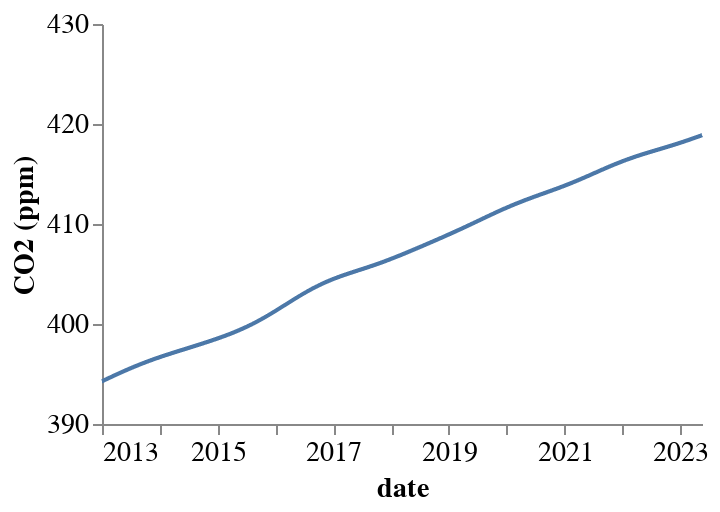

Write notebook code for a chart like this one.
### Markdown cell above
Evolution of the CO2 concentration in the atmosphere.

### Code cell
# | column: page
import pandas as pd
import altair as alt

df = pd.read_parquet("../data/climate_co2_global_trend.parquet")
df["date"] = pd.to_datetime(df["date"])

# Altair interactive line plot

c = (
    alt.Chart(df)
    .mark_line()
    .encode(
        x="date:T",
        y=alt.Y("trend:Q", scale=alt.Scale(domain=[390, 430]), title="CO2 (ppm)"),
        tooltip=["date:T", "trend:Q"],
    )
    .properties(width="container", height=200)
    .configure_view(strokeWidth=0)
    .configure_axis(grid=False, labelFontSize=14, titleFontSize=14)
    .configure_title(fontSize=16, anchor="start", color="gray")
    .display()
)

### Figure 1 — Vega-Lite specification as saved in the notebook (floating-point values rounded to 4 significant figures; data arrays with more than 128 entries replaced by an {"elided": "..."} marker saying what was removed)
{"config": {"view": {"continuousWidth": 300, "continuousHeight": 300, "strokeWidth": 0}, "axis": {"grid": false, "labelFontSize": 14, "titleFontSize": 14}, "title": {"anchor": "start", "color": "gray", "fontSize": 16}}, "data": {"name": "data-00271fff6abc35e0804fb48bc483bdee"}, "mark": {"type": "line"}, "encoding": {"tooltip": [{"field": "date", "type": "temporal"}, {"field": "trend", "type": "quantitative"}], "x": {"field": "date", "type": "temporal"}, "y": {"field": "trend", "scale": {"domain": [390, 430]}, "title": "CO2 (ppm)", "type": "quantitative"}}, "height": 200, "width": "container", "$schema": "https://vega.github.io/schema/vega-lite/v5.8.0.json", "datasets": {"data-00271fff6abc35e0804fb48bc483bdee": {"elided": "3791 records"}}}
